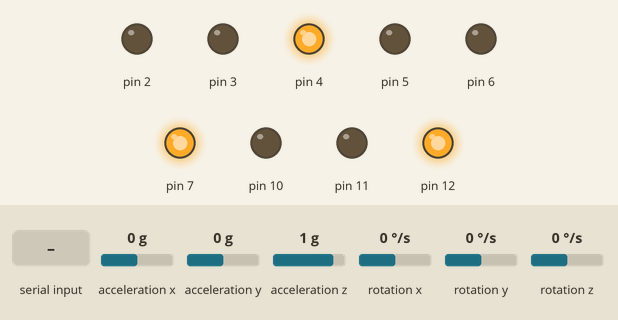
Simulated run of this sketch. Board: Arduino Uno, built with avr-gcc and run on an emulated ATmega328P. Parts: output pins drawn as LEDs (lit = HIGH). Dashed ring = blinking. Inputs (shaded band) come from the test bench; at power-on: rotation z 0 °/s, acceleration x 0 g, acceleration y 0 g, acceleration z 1 g, rotation x 0 °/s, rotation y 0 °/s. What the sketch prints to the serial monitor is not drawn.

Above: at 3.2 s.
3.3 s: "1" received over the second serial link
At 4.5 s:
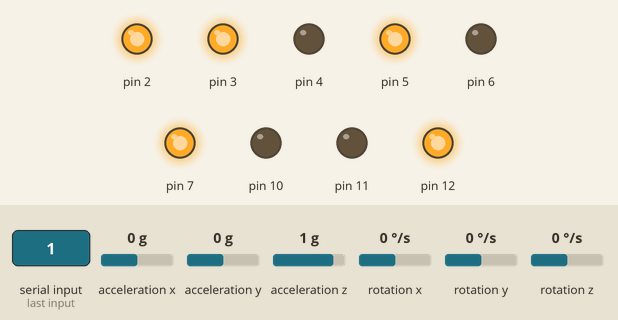
4.8 s: rotation z set to -192 °/s
At 5.5 s:
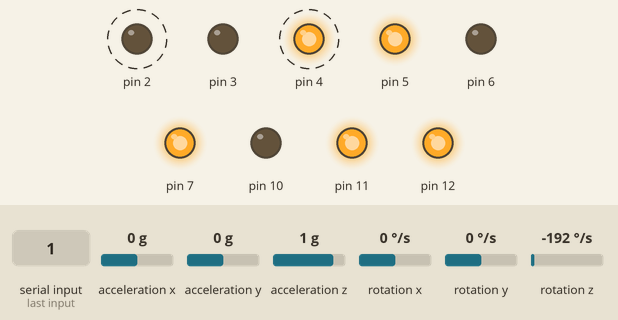
7.8 s: "2" received over the second serial link
At 9.1 s:
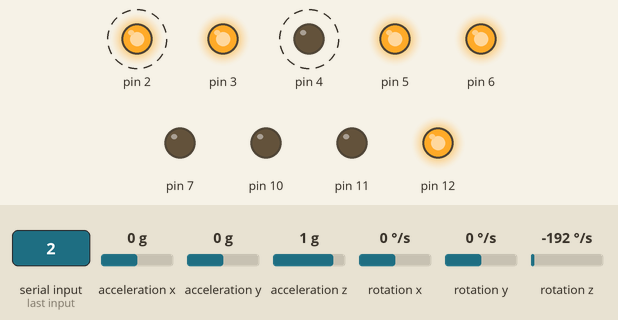
10.8 s: rotation z set to -100 °/s
13.8 s: "4" received over the second serial link
16.8 s: "5" received over the second serial link
At 21.7 s:
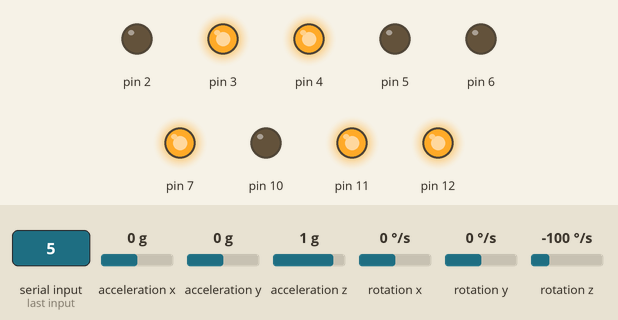
Timing chart, 0 to 36.3 s (numbered marks = the images above; inputs shaded):
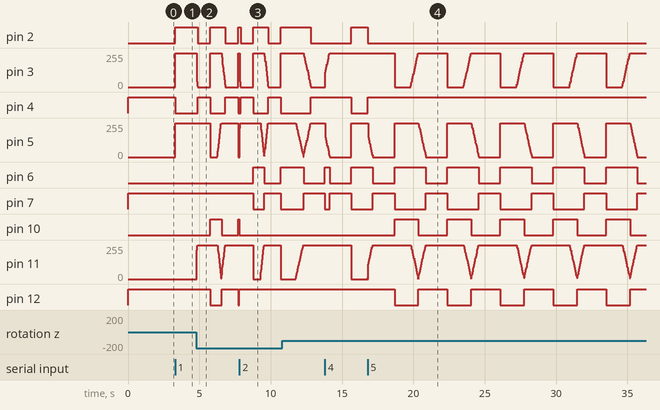

Measured:
- after the input at 3.3 s, pin 2: LOW → HIGH at once; pin 3, pin 5: 0/255 → 255/255 at once; pin 4: HIGH → LOW at once
- after the input at 4.8 s, pin 2: alternates HIGH for 1.1 s and LOW for 0.88 s, starting after 0.10 s; pin 3: ramps from 255/255 to 0/255 and jumps back, once every 1.9 s
- after the input at 7.8 s, pin 6: LOW → HIGH after 0.98 s, → LOW 0.75 s later, → HIGH 1.2 s later; pin 7: HIGH → LOW after 0.98 s, → HIGH 0.75 s later, → LOW 1.2 s later
- after the input at 16.8 s, pin 10: alternates HIGH for 1.7 s and LOW for 2.0 s, starting after 1.9 s; pin 12: alternates HIGH for 2.0 s and LOW for 1.7 s, starting after 1.9 s

The sketch:

MPU6050_brench.ino
```cpp
#include <SoftwareSerial.h>
#include <Wire.h>
#include <MPU6050_light.h>

const int R_SPEED = 150;
const int MAX_SPEED = 255;
const int HORI_SPEED = 250;
const long INTERVAL = 20;
const float Kp = 5.0;
const float Ki = 0.09;
const float Kd = 1.0;
const float MAX_INTEGRAL = 100.0;
float targetAngle = 0;
float angleIntegral = 0;
float lastAngleError = 0;


const byte TRIGGER_PIN = 13;
const byte RX_PIN = 9;
const byte TX_PIN = 8;

struct Motor {
  byte en, in1, in2;
};


const Motor M1 = {11, 12, 10};
const Motor M2 = {5, 7, 6};
const Motor M3 = {3, 4, 2};

MPU6050 mpu(Wire);
SoftwareSerial Serial_receive(RX_PIN, TX_PIN);

unsigned long previousMillis = 0;
char movement = '0';
char pre_movement = '0';
bool alternateHori = false;
bool cor_sta = true;


void setMotor(const Motor& m, int speed) {
  digitalWrite(m.in1, speed > 0 ? LOW : HIGH);
  digitalWrite(m.in2, speed > 0 ? HIGH : LOW);
  analogWrite(m.en, abs(speed));
}

void drive(int v1, int v2, int v3) {
  setMotor(M1, v1);
  setMotor(M2, v2);
  setMotor(M3, v3);
}

constexpr float DT = INTERVAL * 0.001f;

float normalizeAngle(float angle) {
  while (angle > 180) angle -= 360;
  while (angle < -180) angle += 360;
  return angle;
}

int calculatePIDCorrection(float currentAngle) {
  const float error = normalizeAngle(targetAngle - currentAngle);
  angleIntegral = constrain(angleIntegral + error * DT, -MAX_INTEGRAL, MAX_INTEGRAL);
  const float derivative = (error - lastAngleError) / DT;
  lastAngleError = error;
  const int correction = (int)((Kp * error) + (Ki * angleIntegral) + (Kd * derivative));
  return constrain(correction, -MAX_SPEED, MAX_SPEED);
}

inline void driveCorrection(int correction, int8_t offset1, int8_t offset2, int8_t offset3) {
  drive(
    constrain(correction + offset1 * MAX_SPEED, -MAX_SPEED, MAX_SPEED),
    constrain(correction + offset2 * MAX_SPEED, -MAX_SPEED, MAX_SPEED),
    constrain(correction + offset3 * MAX_SPEED, -MAX_SPEED, MAX_SPEED)
  );
}

void apply_corrected_movement(char cmd) {
  const float currentAngle = mpu.getAngleZ();
  const int correction = cor_sta ? -calculatePIDCorrection(currentAngle) : 0;
  //Serial.println(correction);

  switch (cmd) {
    case '0':
      drive(0, 0, 0);
      break;
    case '1':
      driveCorrection(correction, 0, -1, +1);
      break;
    case '2':
      driveCorrection(correction, -1, 0, +1);
      break;
    case '4':
      driveCorrection(correction, -1, +1, 0);
      break;
    case '5':
      driveCorrection(correction, 0, +1, -1);
      break;
    case '6':
      driveCorrection(correction, +1, 0, -1);
      break;
    case '8':
      driveCorrection(correction, +1, -1, 0);
      break;
    case 'R':
      drive(R_SPEED, R_SPEED, R_SPEED);
      break;
    case 'L':
      drive(-R_SPEED, -R_SPEED, -R_SPEED);
      break;
    case 'K':
      cor_sta = true;
      digitalWrite(TRIGGER_PIN, HIGH);
      break;
    case 'B':
      cor_sta = false;
      digitalWrite(TRIGGER_PIN, LOW);
      break;
    case '3':
      if (alternateHori) {
        drive(-HORI_SPEED, 0, HORI_SPEED);
      } else {
        drive(-HORI_SPEED, HORI_SPEED, 0);
      }
      alternateHori = !alternateHori;
      break;
    case '7':
      if (alternateHori) {
        drive(HORI_SPEED, -HORI_SPEED, 0);
      } else {
        drive(HORI_SPEED, 0, -HORI_SPEED);
      }
      alternateHori = !alternateHori;
      break;
    default:
      drive(0, 0, 0);
      break;
  }
}


void setup() {
  Serial.begin(9600);
  Serial_receive.begin(9600);

  const Motor motors[] = {M1, M2, M3};
  for (int i = 0; i < 3; i++) {
    pinMode(motors[i].en, OUTPUT);
    pinMode(motors[i].in1, OUTPUT);
    pinMode(motors[i].in2, OUTPUT);
  }
  drive(0, 0, 0);
  pinMode(TRIGGER_PIN, OUTPUT);


  Wire.begin();
  byte status = mpu.begin();
  while(status != 0){ }
  delay(1000);
  mpu.calcOffsets();


  Serial.println("SYSTEM READY");
}

void loop() {
  mpu.update();

  unsigned long currentMillis = millis();

  if (currentMillis - previousMillis >= INTERVAL) {
    previousMillis = currentMillis;

    if (Serial_receive.available()) {
      int inByte = Serial_receive.read();
      if (strchr("012345678RLKB", inByte)) {
        movement = inByte;

        if (strchr("012345678RL", movement)) {
          if (pre_movement != movement) {
            pre_movement = movement;
            targetAngle = mpu.getAngleZ();
            angleIntegral = 0;
            lastAngleError = 0;
          }
        }
      }
    }

    apply_corrected_movement(movement);
  }
}
```
